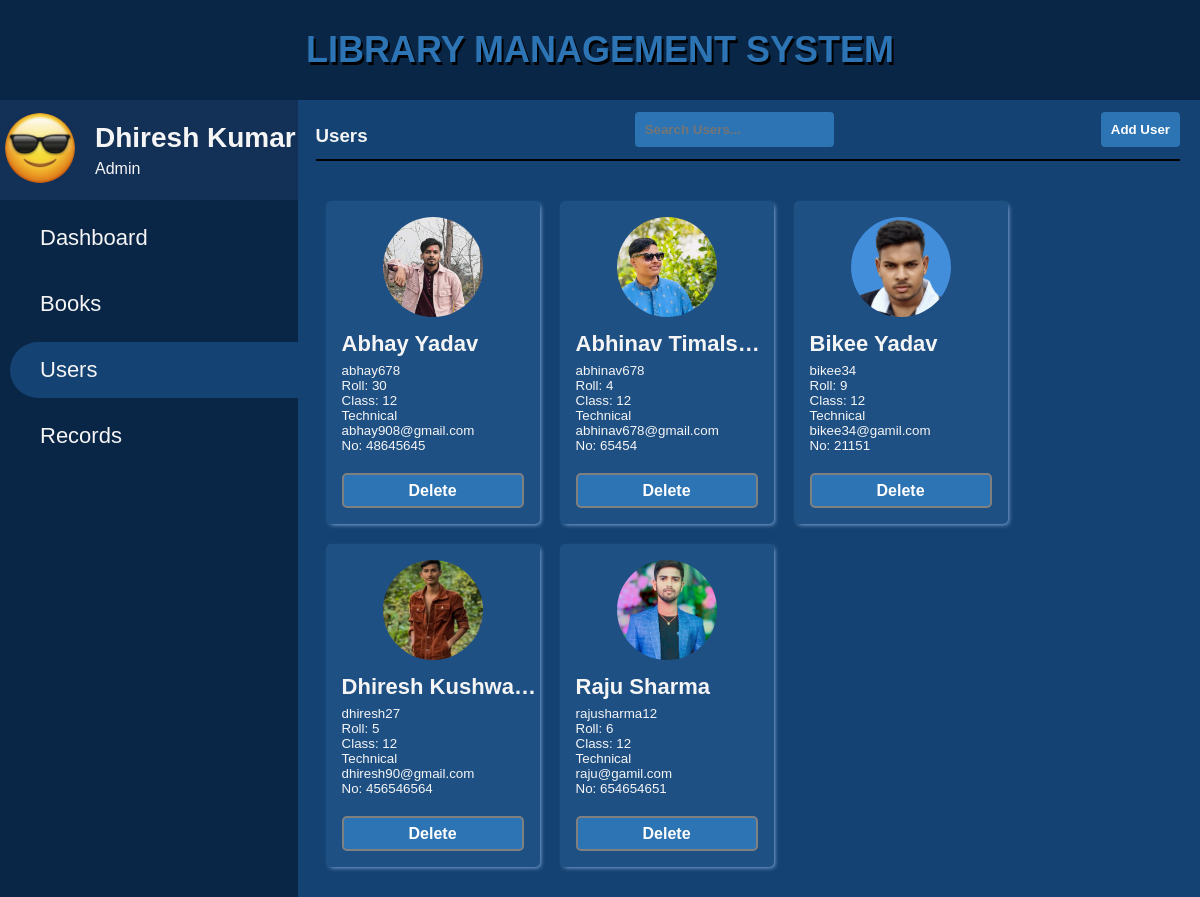
The page /pages/users.php on the database its author committed.
### tables this page shows
CREATE TABLE `users` (
  `User_Name` varchar(255) NOT NULL,
  `Full_Name` varchar(255) NOT NULL,
  `SClass` int NOT NULL,
  `Department` varchar(255) NOT NULL,
  `Section` varchar(255) NOT NULL,
  `Roll` varchar(255) NOT NULL,
  `Phone` bigint NOT NULL,
  `Email` varchar(255) NOT NULL,
  `Borrowed_Book` varchar(255) NOT NULL DEFAULT 'No',
  `Profile_Pic` longtext NOT NULL
);

### pages/users.php (the view, shortened to what this page needs)
<!DOCTYPE html>
<html lang="en">
<head>
    <link rel="stylesheet" href="../css/style.css">
    <link rel="stylesheet" href="../css/users.css">
</head>
<body>
    <div class="main">
        <div class="header">
            <h1>Library Management System</h1>
        </div>
        <div class="middle">
        <div class="sidebar">
            <div class="userDetails">
                <div class="picture"><img src="../photos/profile_pic/admin.jpg" alt="User Profile"></div>
                <div class="info">
                <span class="username">Dhiresh Kumar</span>
                <span class="role">Admin</span>
                </div>
            </div>
            <div class="menus">
                <ul>
                    <li><a href="../">Dashboard</a></li>
                    <li><a href="../pages/books.php">Books</a></li>
                    <li class="focus"><a href="../pages/users.php">Users</a></li>
                    <li><a href="../pages/manage.php">Records</a></li>
                </ul>
            </div>
        </div>
        <div class="contents">
            <div class="addUsersBtn">
                <h3>Users</h3>
                <input type="search" name="searchUser" id="searchUser" placeholder="Search Users...">
                <input type="button" value="Add User" id="AddNewUser">
            </div>
            <div class="divider"></div>
            <div class="users" id="users">
<?php
$Users = getUsers();
while($userData=mysqli_fetch_assoc($Users)){
?>
<section class="user<?php echo $userData['User_Name'];?>Data userStyle">
    <span class="image">
        <img src="../photos/Profile_Pic/<?php echo $userData['Profile_Pic'];  ?>" alt="user" height="100px" width="100px">
    </span>
    <span class="data">
        <span class="fname"><?php echo $userData['Full_Name'];  ?></span>
        <span class="uname info"><?php echo $userData['User_Name'];  ?></span>
        <span class="roll info">Roll: <?php echo $userData['Roll'];  ?></span>
        <span class="sclass info">Class: <?php echo $userData['SClass'];  ?></span>
        <span class="department info"><?php echo $userData['Department'];  ?></span>
        <span class="email info"><?php echo $userData['Email'];  ?></span>
        <span class="phone info">No: <?php echo $userData['Phone'];  ?></span>
    </span>
<form action="../Databases/deletData.php" method="post">
    <input type="submit" value="Delete">
</form>
</section>
<?php } ?>
</div>
        </div>
        </div>
    </div>
</body>
</html>
<?php
function getUsers(){
    $conn = getConn();
    $UserQuery = "SELECT * FROM `users` ORDER BY Full_Name";
    $Users=mysqli_query($conn,$UserQuery);
    return $Users;
}
?>

### css/style.css (style rules this page uses)
:root { --ultra_dark_blue : #0A2647; --light_dark_blue: #144272; --dark_blue : #205295; --light_blue : #2C74B3; --white : #FFFfff; --whiteSmoke : #f5f5f5; }
* { margin: 0; padding: 0; font-family: sans-serif; color: whitesmoke; }
.header { height: 100px; width: auto; background-color: var(--ultra_dark_blue); display: flex; align-items: center; justify-content: center; }
.header h1 { align-items: center; font-size: 36px; font-weight: 900; text-transform: uppercase; color: var(--light_blue); filter: drop-shadow(2px 3px 0px black); }
.middle { display: flex; background-color: var(--ultra_dark_blue); }
.sidebar { width:400px; height:auto; min-height: 638px; background-color: var(--ultra_dark_blue); }
.contents { width: -webkit-fill-available; height: auto; background-color: var(--light_dark_blue); padding: 20px; padding-left: 18px; }
.contents h3 { color: var(--whiteSmoke); }
.divider { width: -webkit-fill-available; height: 0px; border: 1px black solid; margin-bottom: 10px; margin-top: 3px; }
.userDetails { height: 100px; background-color: #133057; display: flex; align-items: center; }
.picture { margin-right: 15px; }
.picture img { width: 70px; margin: 5px; border-radius:50px ; background-color: #6C6C6C; }
.username { font-size: 28px; font-weight: bolder; margin-bottom: 6px; }
.info { display: flex; flex-direction: column; justify-content: center; }
.menus ul { list-style: none; }
.menus ul li { padding: 15px 0px 15px 30px; margin: 10px 0 10px 10px; border-radius: 30px 0 0px 30px; }
.menus .focus { background: var(--light_dark_blue); }
.menus ul li a { font-size: 22px; text-decoration: none; }

### css/users.css (style rules this page uses)
.users { display: flex; flex-wrap: wrap; }
.userStyle { background: #437dba3d; display: flex; flex-direction: column; width: 182px; min-height: 200px; align-items: center; padding: 16px; margin: 10px; border-radius: 5px; box-shadow: 2px 2px 5px -2px #a7cdff; }
.image { margin-bottom: 10px; }
.image img { border-radius: 50%; object-fit: cover; }
.addUsersBtn { display: flex; justify-content: space-between; align-items: end; margin-top: -18px; margin-bottom: 12px; }
.addUsersBtn input { padding: 10px; margin-top: 10px; font-weight: 700; color: white; background-color: var(--light_blue); border: none; border-radius: 4px; cursor: pointer; }
form { width: 100%; }
.data { width: 100%; display: flex; flex-direction: column; }
.data .fname { font-weight: 600; font-size: 22px; text-overflow: ellipsis; white-space: nowrap; overflow: hidden; width: 196px; padding-bottom: 6px; }
.data .info { color: whitesmoke; font-size: smaller; text-transform: math-auto; }
.data .uname { text-transform: lowercase !important; }
.data .phone { padding-bottom: 20px; }
.userStyle input { width: 100%; height: 35px; border-radius: 5px; border: 2px solid grey; font-size: 16px; font-weight: 600; color: white; background: var(--light_blue); cursor: pointer; }

### rows shown on the page
users: Profile_Pic (picture), Full_Name "Abhay Yadav", User_Name "abhay678", Roll "30", SClass "12", Department "Technical", Email "abhay908@gmail.com", Phone "48645645"
users: Profile_Pic (picture), Full_Name "Abhinav Timals…", User_Name "abhinav678", Roll "4", SClass "12", Department "Technical", Email "abhinav678@gmail.com", Phone "65454"
users: Profile_Pic (picture), Full_Name "Bikee Yadav", User_Name "bikee34", Roll "9", SClass "12", Department "Technical", Email "bikee34@gamil.com", Phone "21151"
users: Profile_Pic (picture), Full_Name "Dhiresh Kushwa…", User_Name "dhiresh27", Roll "5", SClass "12", Department "Technical", Email "dhiresh90@gmail.com", Phone "456546564"
users: Profile_Pic (picture), Full_Name "Raju Sharma", User_Name "rajusharma12", Roll "6", SClass "12", Department "Technical", Email "raju@gamil.com", Phone "654654651"
